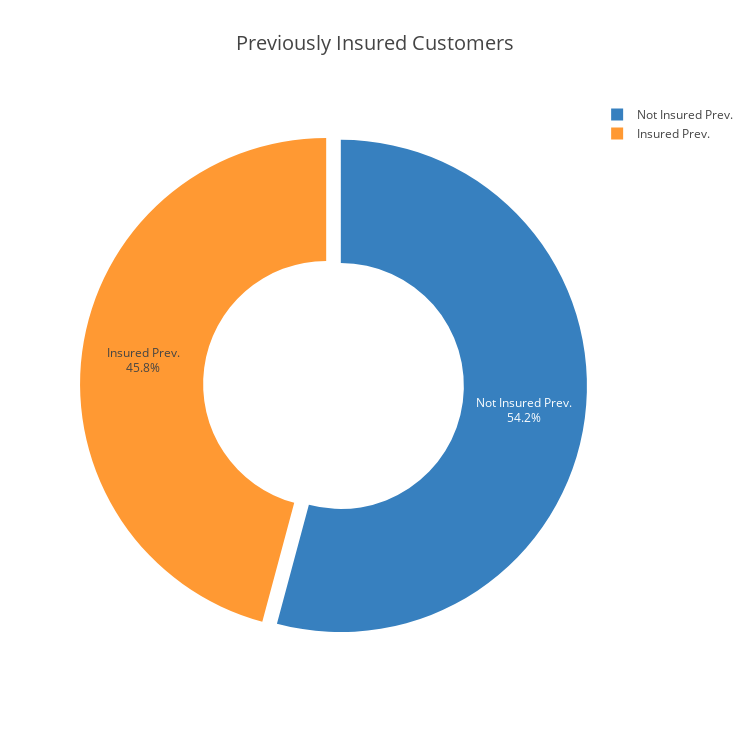

Notebook cell for this chart:
### Code cell
# Total de Clientes que ja aderiram a algum seguro de veículo 
new_index = pd.DataFrame(['Not Insured Prev.','Insured Prev.'],columns=['status'])

temp = df['Previously_Insured'].value_counts().to_frame()
temp = pd.concat((temp,new_index),axis=1)

layout = cf.Layout(title='Previously Insured Customers',titlefont=dict(size = 20),
                  xaxis=dict(title=''),yaxis=dict(title=''),autosize=False,width=750,height=750)

temp.iplot(kind='pie',hole = 0.5,pull = 0.03,
          textinfo='label+percent',values='Previously_Insured',colors=['Blue','Orange'],
          labels='status',
          layout = layout)

### Figure 1 — Plotly figure (JSON) as saved in the notebook; plotly's stock layout.template omitted (floating-point values rounded to 4 significant figures)
{"data": [{"hole": 0.5, "labels": ["Not Insured Prev.", "Insured Prev."], "marker": {"colors": ["rgba(55, 128, 191, 1.0)", "rgba(255, 153, 51, 1.0)"]}, "name": "", "pull": 0.03, "textinfo": "label+percent", "type": "pie", "values": [206481, 174628]}], "layout": {"autosize": false, "height": 750, "title": {"font": {"size": 20}, "text": "Previously Insured Customers"}, "width": 750}}
